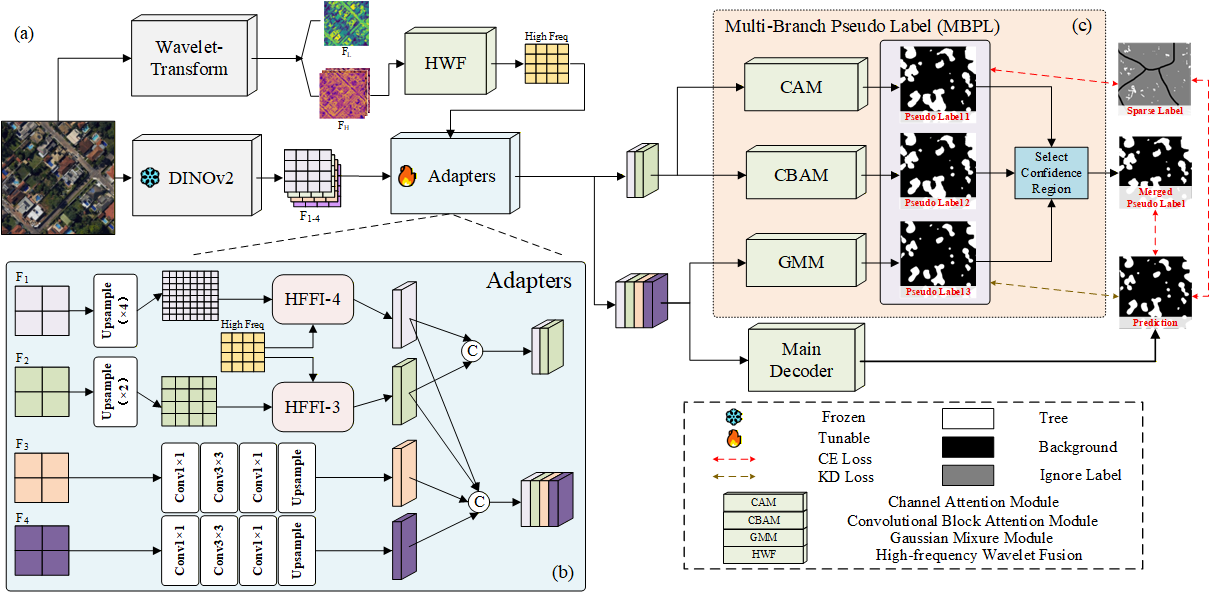
#> input picture assets/Method.png, 1210 x 592 px
$ python AGMM_eval.py --folder_path ../assets
#> lines starting #> are read from the running program, lines starting #| are printed output that depends on the picture
#> in evaluate_folder, pred_img is the input picture: shape (592, 1210, 3); mean R, G, B 222.1, 221.7, 219.9
import os
import numpy as np
from PIL import Image
import tqdm
import argparse

def parse_args():
    parser = argparse.ArgumentParser(description='AGMM evaluation')
    parser.add_argument('--folder_path', type=str, required=True)
    args = parser.parse_args()
    return args

class SegmentationMetric(object):
    def __init__(self, numClass):
        self.numClass = numClass
        self.confusionMatrix = np.zeros((self.numClass,)*2)

    def pixelAccuracy(self):
        # return all class overall pixel accuracy
        #  PA = acc = (TP + TN) / (TP + TN + FP + TN)
        acc = np.diag(self.confusionMatrix).sum() /  self.confusionMatrix.sum()
        return acc

    def classPixelAccuracy(self):
        # return each category pixel accuracy(A more accurate way to call it precision)
        # acc = (TP) / TP + FP
        classAcc = np.diag(self.confusionMatrix) / self.confusionMatrix.sum(axis=1)
        return classAcc

    def userAccuracy(self):
        # ua = (TP) / TP + FN
        classAcc = np.diag(self.confusionMatrix) / self.confusionMatrix.sum(axis=0)
        return classAcc

    def meanUserAccuracy(self):
        classAcc = self.userAccuracy()
        meanAcc = np.nanmean(classAcc)
        return meanAcc

    def meanPixelAccuracy(self):
        classAcc = self.classPixelAccuracy()
        meanAcc = np.nanmean(classAcc)
        return meanAcc

    def meanF1score(self):
        precision = self.classPixelAccuracy()
        recall = self.userAccuracy()
        f1_per_class = 2 * precision * recall / (precision + recall)
        meanF1 = np.nanmean(f1_per_class)
        return meanF1


    def KappaConsistency(self):
        # Po = OA
        # Pe = ((TN+FN)(TN+FP)+(FP+TP)(FN+TP))/(TP+FN+FP+TN)^2
        Po = self.pixelAccuracy()
        row_sums = self.confusionMatrix.sum(axis=1)
        col_sums = self.confusionMatrix.sum(axis=0)
        all_sums_sq = self.confusionMatrix.sum()*self.confusionMatrix.sum()
        Pe = (row_sums[1]*col_sums[1]+row_sums[0]*col_sums[0])/all_sums_sq
        Kappa = (Po-Pe)/(1-Pe)
        return Kappa

    def meanIntersectionOverUnion(self):
        # Intersection = TP Union = TP + FP + FN
        # IoU = TP / (TP + FP + FN)
        intersection = np.diag(self.confusionMatrix)
        union = np.sum(self.confusionMatrix, axis=1) + np.sum(self.confusionMatrix, axis=0) - np.diag(self.confusionMatrix)
        IoU = intersection / union
        mIoU = np.nanmean(IoU)
        return mIoU

    def genConfusionMatrix(self, imgPredict, imgLabel):
        # remove classes from unlabeled pixels in gt image and predict
        # imgPredict = imgPredict - 1
        # imgLabel = imgLabel - 1
        # print(np.unique(imgLabel))
        mask = (imgLabel >= 0) & (imgLabel < self.numClass)
        label = self.numClass * imgLabel[mask] + imgPredict[mask]
        count = np.bincount(label, minlength=self.numClass**2)
        confusionMatrix = count.reshape(self.numClass, self.numClass)
        return confusionMatrix

    def Frequency_Weighted_Intersection_over_Union(self):
        # FWIOU =     [(TP+FN)/(TP+FP+TN+FN)] *[TP / (TP + FP + FN)]
        freq = np.sum(self.confusion_matrix, axis=1) / np.sum(self.confusion_matrix)
        iu = np.diag(self.confusion_matrix) / (
                np.sum(self.confusion_matrix, axis=1) + np.sum(self.confusion_matrix, axis=0) -
                np.diag(self.confusion_matrix))
        FWIoU = (freq[freq > 0] * iu[freq > 0]).sum()
        return FWIoU


    def addBatch(self, imgPredict, imgLabel):
        assert imgPredict.shape == imgLabel.shape
        self.confusionMatrix += self.genConfusionMatrix(imgPredict, imgLabel)
#> in genConfusionMatrix, `mask = (imgLabel >= 0) & (imgLabel < self.numClass)`:
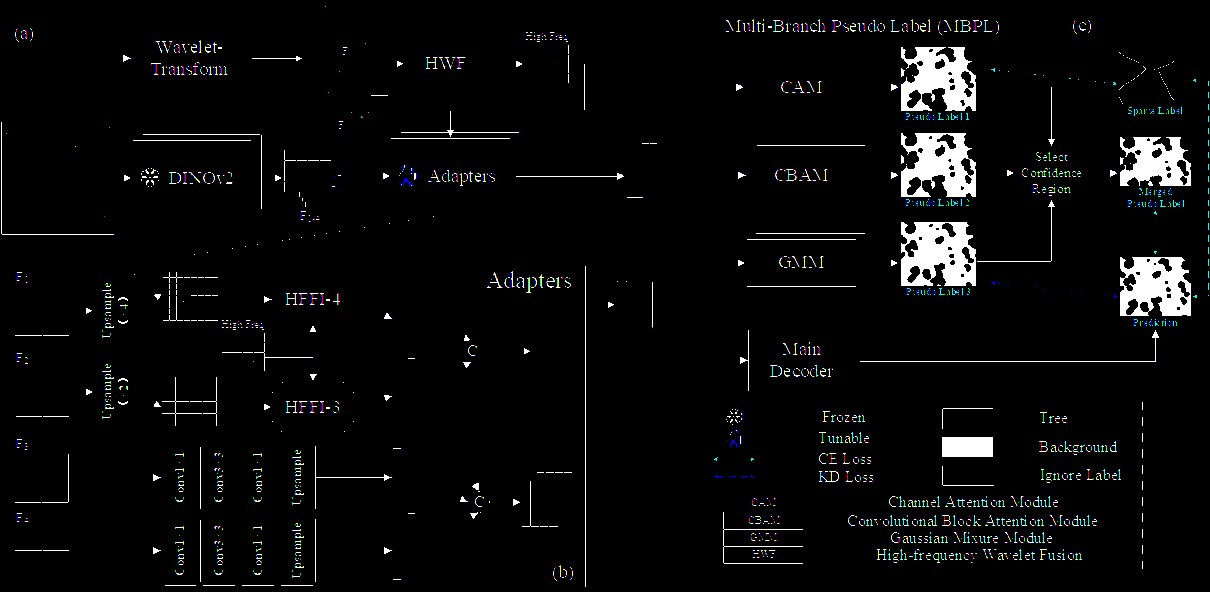
#> mask: shape (592, 1210, 3) bool; mean R, G, B 0.0379, 0.0403, 0.0402
#> in genConfusionMatrix, `count = np.bincount(label, minlength=self.numClass**2)`: count = [84567, 0, 0, 248]
#> in genConfusionMatrix, `confusionMatrix = count.reshape(self.numClass, self.numClass)`: confusionMatrix = [[84567, 0], [0, 248]]

    def reset(self):
        self.confusionMatrix = np.zeros((self.numClass, self.numClass))

    def evaluate_folder(self, folder_path, gt_folder_path):
        for filename in os.listdir(folder_path):
            if not filename.lower().endswith(('.png', '.jpg', '.jpeg')):
                continue
            pred_path = os.path.join(folder_path, filename)
            gt_path = os.path.join(gt_folder_path, filename)
            pred_img = np.array(Image.open(pred_path))
            gt_img = np.array(Image.open(gt_path))
            assert pred_img.shape == gt_img.shape, f"Shape mismatch: {pred_img.shape} vs {gt_img.shape}"
            self.addBatch(pred_img, gt_img)
#> pass 2 of the loop in evaluate_folder, `for filename in os.listdir(folder_path):`:
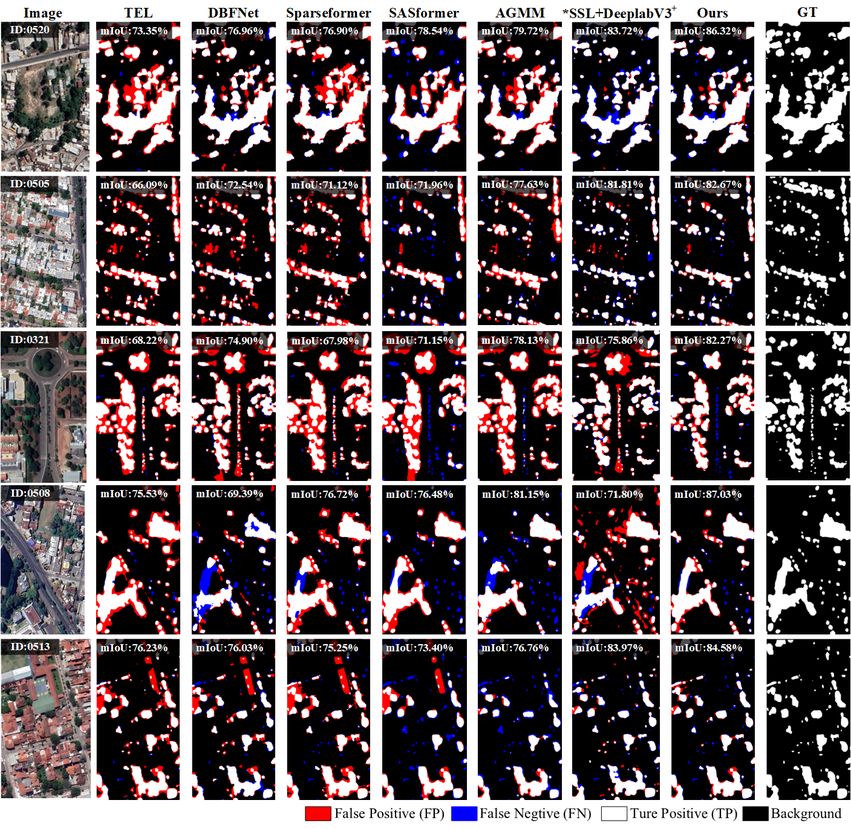
#> input picture assets/comparison_UTC.png, 851 x 829 px, shrunk from 1407 x 1372 before the run
#> in evaluate_folder, pred_img is the input picture: shape (829, 851, 3); mean R, G, B 99.6, 87.8, 91.2
#> in genConfusionMatrix (call 2), `mask = (imgLabel >= 0) & (imgLabel < self.numClass)`:
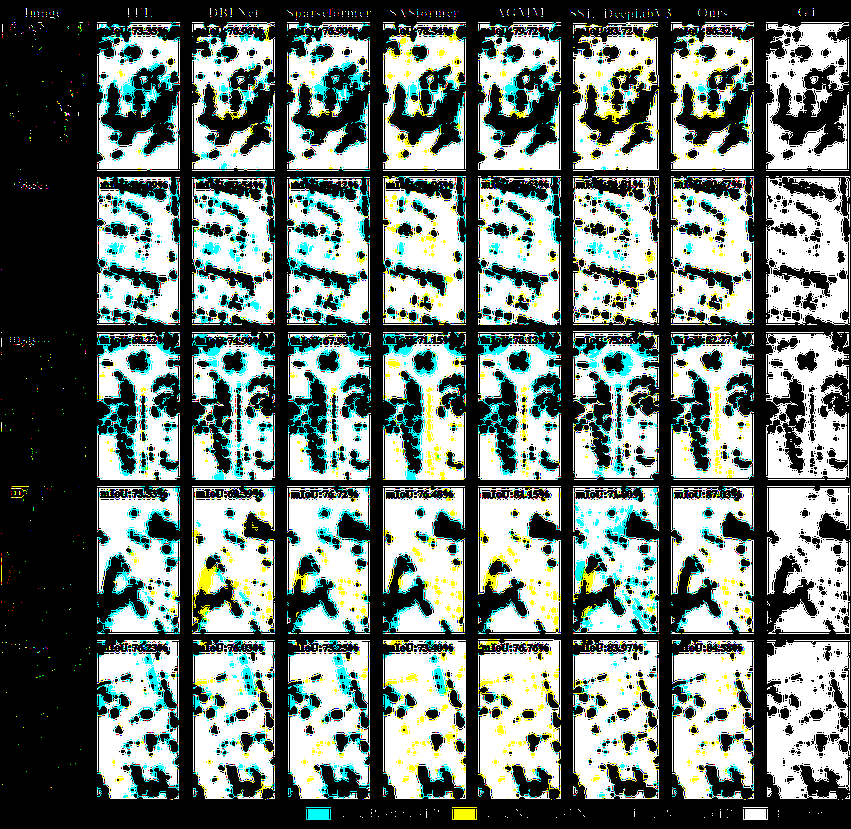
#> mask: shape (829, 851, 3) bool; mean R, G, B 0.431, 0.478, 0.456
#> count = [896181, 0, 0, 66826]
#> confusionMatrix = [[896181, 0], [0, 66826]]

        print('OA is : %f' % self.pixelAccuracy())
#> in pixelAccuracy, `acc = np.diag(self.confusionMatrix).sum() /  self.confusionMatrix.sum()`: acc = 1
        print('PA is :', self.classPixelAccuracy())
#> in classPixelAccuracy, `classAcc = np.diag(self.confusionMatrix) / self.confusionMatrix.sum(ax..`: classAcc = [1, 1]
        print('MPA is : %f' % self.meanPixelAccuracy())
#> in meanPixelAccuracy, `meanAcc = np.nanmean(classAcc)`: meanAcc = 1
        print('UA is :', self.userAccuracy())
#> in userAccuracy, `classAcc = np.diag(self.confusionMatrix) / self.confusionMatrix.sum(ax..`: classAcc = [1, 1]
        print('MUA is : %f' % self.meanUserAccuracy())
#> in meanUserAccuracy, `meanAcc = np.nanmean(classAcc)`: meanAcc = 1
        print('mF1 is : %f' % self.meanF1score())
#> in meanF1score, `precision = self.classPixelAccuracy()`: precision = [1, 1]
#> in meanF1score, `meanF1 = np.nanmean(f1_per_class)`: meanF1 = 1
        print('Kappa is : %f' % self.KappaConsistency())
#> in KappaConsistency, `row_sums = self.confusionMatrix.sum(axis=1)`: row_sums = [980748, 67074]
#> in KappaConsistency, `all_sums_sq = self.confusionMatrix.sum()*self.confusionMatrix.sum()`: all_sums_sq = 1.1e+12
#> in KappaConsistency, `Pe = (row_sums[1]*col_sums[1]+row_sums[0]*col_sums[0])/all_sums_sq`: Pe = 0.88
#> in KappaConsistency, `Kappa = (Po-Pe)/(1-Pe)`: Kappa = 1
        print('mIoU is : %f' % self.meanIntersectionOverUnion())
#> in meanIntersectionOverUnion, `intersection = np.diag(self.confusionMatrix)`: intersection = [980748, 67074]
#> in meanIntersectionOverUnion, `IoU = intersection / union`: IoU = [1, 1]
#> in meanIntersectionOverUnion, `mIoU = np.nanmean(IoU)`: mIoU = 1

        accfilename = "AMP_acc_"+folder_path[-5:]
        savename = folder_path + '.txt'
        with open(savename, "w") as file:
            file.write('Model info is :')
            file.write(folder_path)
            file.write('\n OA is : %f' % self.pixelAccuracy())
            file.write('\n PA is : {}\n'.format(self.classPixelAccuracy()))
            file.write(' MPA is : %f' % self.meanPixelAccuracy())
            file.write('\n UA is : {}\n'.format(self.userAccuracy()))
            file.write(' MUA is : %f\n' % self.meanUserAccuracy())
            file.write(' mF1 is : %f' % self.meanF1score())
            file.write('\n Kappa is : %f' % self.KappaConsistency())
            file.write('\n mIoU is : %f' % self.meanIntersectionOverUnion())

def main(args):
    folder_path = args.folder_path
    gt_folder_path = "/media/llog/Mydata/Tree_canopy/testdata/labels_v2/"
    num_classes = 2
    metric = SegmentationMetric(num_classes)
    metric.evaluate_folder(folder_path, gt_folder_path)

if __name__ == '__main__':
    args = parse_args()
    print(args)
    main(args)
